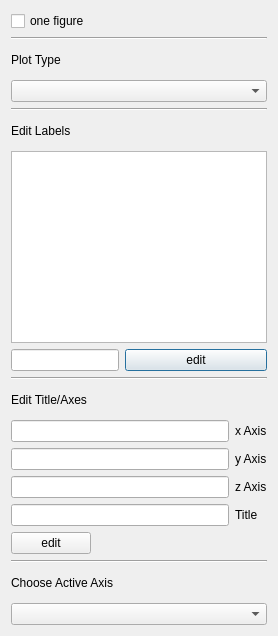
<?xml version="1.0" encoding="UTF-8"?>
<ui version="4.0">
 <class>Dialog</class>
 <widget class="QDialog" name="Dialog">
  <property name="geometry">
   <rect>
    <x>0</x>
    <y>0</y>
    <width>276</width>
    <height>636</height>
   </rect>
  </property>
  <property name="windowTitle">
   <string>Dialog</string>
  </property>
  <layout class="QVBoxLayout" name="verticalLayout_3">
   <item>
    <layout class="QVBoxLayout" name="legend_layout_2">
     <property name="sizeConstraint">
      <enum>QLayout::SetDefaultConstraint</enum>
     </property>
     <item>
      <widget class="QCheckBox" name="onefig_cb">
       <property name="text">
        <string>one figure</string>
       </property>
      </widget>
     </item>
     <item>
      <widget class="Line" name="line">
       <property name="orientation">
        <enum>Qt::Horizontal</enum>
       </property>
      </widget>
     </item>
     <item>
      <widget class="QLabel" name="label">
       <property name="text">
        <string>Plot Type</string>
       </property>
      </widget>
     </item>
     <item>
      <widget class="QComboBox" name="plot_comb">
       <property name="enabled">
        <bool>true</bool>
       </property>
      </widget>
     </item>
     <item>
      <widget class="Line" name="line_3">
       <property name="orientation">
        <enum>Qt::Horizontal</enum>
       </property>
      </widget>
     </item>
     <item>
      <widget class="QLabel" name="label_2">
       <property name="text">
        <string>Edit Labels</string>
       </property>
      </widget>
     </item>
     <item>
      <widget class="QListWidget" name="legend_list">
       <property name="sizePolicy">
        <sizepolicy hsizetype="Fixed" vsizetype="Fixed">
         <horstretch>0</horstretch>
         <verstretch>0</verstretch>
        </sizepolicy>
       </property>
      </widget>
     </item>
     <item>
      <layout class="QHBoxLayout" name="horizontalLayout_2">
       <item>
        <widget class="QLineEdit" name="legendedit_field">
         <property name="sizePolicy">
          <sizepolicy hsizetype="Fixed" vsizetype="Fixed">
           <horstretch>0</horstretch>
           <verstretch>0</verstretch>
          </sizepolicy>
         </property>
        </widget>
       </item>
       <item>
        <widget class="QPushButton" name="legendedit_button">
         <property name="text">
          <string>edit</string>
         </property>
        </widget>
       </item>
      </layout>
     </item>
     <item>
      <widget class="Line" name="line_2">
       <property name="orientation">
        <enum>Qt::Horizontal</enum>
       </property>
      </widget>
     </item>
     <item>
      <widget class="QLabel" name="label_3">
       <property name="text">
        <string>Edit Title/Axes</string>
       </property>
      </widget>
     </item>
     <item>
      <layout class="QGridLayout" name="gridLayout_2">
       <property name="sizeConstraint">
        <enum>QLayout::SetMinimumSize</enum>
       </property>
       <item row="1" column="1">
        <widget class="QLabel" name="yaxis_label">
         <property name="text">
          <string>y Axis</string>
         </property>
        </widget>
       </item>
       <item row="0" column="0">
        <widget class="QLineEdit" name="xlabel_field">
         <property name="sizePolicy">
          <sizepolicy hsizetype="MinimumExpanding" vsizetype="Fixed">
           <horstretch>0</horstretch>
           <verstretch>0</verstretch>
          </sizepolicy>
         </property>
        </widget>
       </item>
       <item row="3" column="0">
        <widget class="QLineEdit" name="title_field">
         <property name="sizePolicy">
          <sizepolicy hsizetype="MinimumExpanding" vsizetype="Fixed">
           <horstretch>0</horstretch>
           <verstretch>0</verstretch>
          </sizepolicy>
         </property>
        </widget>
       </item>
       <item row="0" column="1">
        <widget class="QLabel" name="xaxis_label">
         <property name="text">
          <string>x Axis</string>
         </property>
        </widget>
       </item>
       <item row="1" column="0">
        <widget class="QLineEdit" name="ylabel_field">
         <property name="sizePolicy">
          <sizepolicy hsizetype="MinimumExpanding" vsizetype="Fixed">
           <horstretch>0</horstretch>
           <verstretch>0</verstretch>
          </sizepolicy>
         </property>
        </widget>
       </item>
       <item row="3" column="1">
        <widget class="QLabel" name="title_label">
         <property name="text">
          <string>Title</string>
         </property>
        </widget>
       </item>
       <item row="2" column="0">
        <widget class="QLineEdit" name="zlabel_field">
         <property name="sizePolicy">
          <sizepolicy hsizetype="Minimum" vsizetype="Fixed">
           <horstretch>0</horstretch>
           <verstretch>0</verstretch>
          </sizepolicy>
         </property>
        </widget>
       </item>
       <item row="2" column="1">
        <widget class="QLabel" name="zaxis_label">
         <property name="text">
          <string>z Axis</string>
         </property>
        </widget>
       </item>
       <item row="4" column="0">
        <widget class="QPushButton" name="titleaxis_button">
         <property name="sizePolicy">
          <sizepolicy hsizetype="Maximum" vsizetype="Fixed">
           <horstretch>0</horstretch>
           <verstretch>0</verstretch>
          </sizepolicy>
         </property>
         <property name="text">
          <string>edit</string>
         </property>
        </widget>
       </item>
      </layout>
     </item>
     <item>
      <widget class="Line" name="line_4">
       <property name="orientation">
        <enum>Qt::Horizontal</enum>
       </property>
      </widget>
     </item>
     <item>
      <widget class="QLabel" name="label_4">
       <property name="text">
        <string>Choose Active Axis</string>
       </property>
      </widget>
     </item>
     <item>
      <widget class="QComboBox" name="activeax_comb"/>
     </item>
    </layout>
   </item>
  </layout>
 </widget>
 <resources/>
 <connections/>
</ui>
